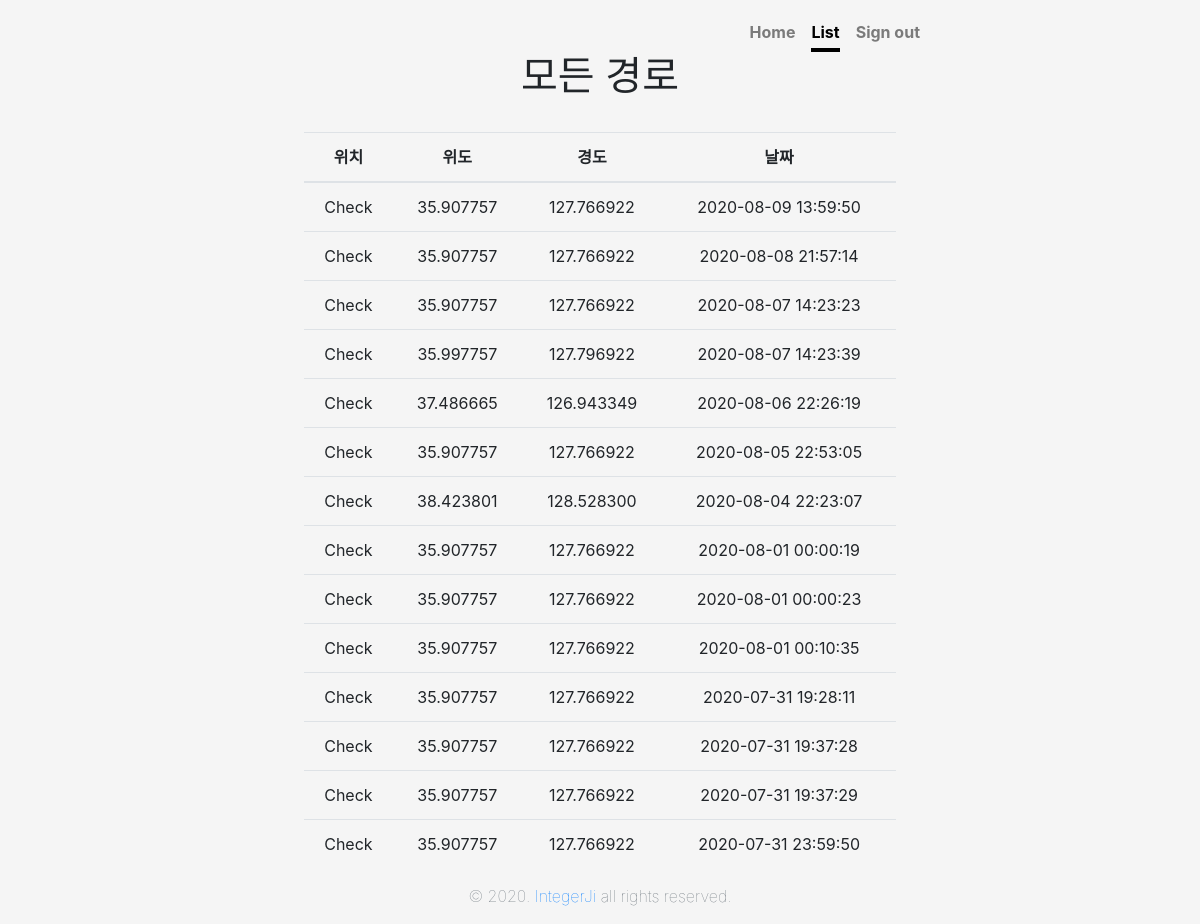
The app's page /app/list/ (signed in) with its own data.
### app/models.py (models this page shows)
class Report(models.Model):
    objects = models.Manager()
    input_user = models.ForeignKey(User, on_delete = models.CASCADE)
    input_report = models.CharField(max_length=200, null = True, default='비어있음')
    input_date = models.CharField(max_length=20, default=0, null=True, blank=True)
    input_time = models.CharField(max_length=20, default=0, null=True, blank=True)
    input_lat = models.DecimalField(max_digits=9, decimal_places=6, null = True)
    input_lon = models.DecimalField(max_digits=9, decimal_places=6, null = True)

### app/views.py (the view)
# urls.py: path('list/', views.list, name='list'),
def list(request):
    report = Report.objects.filter(input_user=request.user).order_by('-input_date')
    return render(request, 'list.html', {'report':report })

### app/templates/list.html (shortened to what this page needs)
{% extends 'mainBase.html' %}
{% load static %}
{% block maincontent %}
<body class="text-center">
  <div class="cover-container d-flex w-100 h-100 p-3 mx-auto flex-column">
    <header class="masthead mb-auto">
      <div class="inner">
        <nav class="nav nav-masthead justify-content-center">
          <a class="nav-link" href="{% url 'index' %}">Home</a>
          <a class="nav-link active" href="{% url 'list' %}">List</a>
          <a class="nav-link" href="{% url 'signout' %}">Sign out</a>
        </nav>
      </div>
    </header>
    <main role="main" class="inner cover">
      <h1 class="cover-heading">모든 경로</h1>
      <br>
      <table class="table">
        <thead>
          <tr>
            <th scope="col">위치</th>
            <th scope="col">위도</th>
            <th scope="col">경도</th>
            <th scope="col">날짜</th>
          </tr>
        </thead>
        <tbody>
          {% for report in report.all %}
          <tr>
            <td>{{ report.input_report }}</td>
            <td>{{ report.input_lat }}</td>
            <td>{{ report.input_lon }}</td>
            <td>{{ report.input_date }} {{ report.input_time }}</td>
          </tr>
          {% endfor %}
        </tbody>
      </table>
    </main>
    <footer class="mastfoot mt-auto">
      <div class="inner">
        <p class="text-muted font-weight-lighter">&copy; 2020. <a
            href="https://www.instagram.com/integer_ji/">IntegerJi</a> all rights reserved.</p>
      </div>
    </footer>
  </div>
</body>
{% endblock %}

### project/templates/mainBase.html (shortened to what this page needs)
{% extends 'base.html' %}
{% load static %}
{% block content %}
<link href="{% static 'css/cover.css' %}" rel="stylesheet">
</head>
{% block maincontent %}
{% endblock %}
{% endblock %}

### project/templates/base.html (shortened to what this page needs)
{% load static %}
<!doctype html>
<html lang="en">
<head>
    <link rel="stylesheet" href="https://stackpath.bootstrapcdn.com/bootstrap/4.5.2/css/bootstrap.min.css">
    <link href="{% static 'css/bootstrap.css' %}" rel="stylesheet">
{% block content %}
{% endblock %}

### app/static/css/cover.css (style rules this page uses)
html, body { height: 100%; background-color: #f5f5f5; }
body { display: -ms-flexbox; display: flex; }
.cover-container { max-width: 42em; }
.masthead { margin-bottom: 2rem; }
.nav-masthead .nav-link { padding: .25rem 0; font-weight: 700; color: rgba(0, 0, 0, .5); background-color: transparent; border-bottom: .25rem solid transparent; }
.nav-masthead .nav-link + .nav-link { margin-left: 1rem; }
.nav-masthead .active { color: #000; border-bottom-color: #000; }
@media (min-width: 48em) { .nav-masthead { float: right; } }
.cover { padding: 0 1.5rem; }

### records on screen
Report: input_report "Check", input_lat "35.907757", input_lon "127.766922", input_date "2020-08-09", input_time "13:59:50"
Report: input_report "Check", input_lat "35.907757", input_lon "127.766922", input_date "2020-08-08", input_time "21:57:14"
Report: input_report "Check", input_lat "35.907757", input_lon "127.766922", input_date "2020-08-07", input_time "14:23:23"
Report: input_report "Check", input_lat "35.997757", input_lon "127.796922", input_date "2020-08-07", input_time "14:23:39"
Report: input_report "Check", input_lat "37.486665", input_lon "126.943349", input_date "2020-08-06", input_time "22:26:19"
Report: input_report "Check", input_lat "35.907757", input_lon "127.766922", input_date "2020-08-05", input_time "22:53:05"
Report: input_report "Check", input_lat "38.423801", input_lon "128.528300", input_date "2020-08-04", input_time "22:23:07"
Report: input_report "Check", input_lat "35.907757", input_lon "127.766922", input_date "2020-08-01", input_time "00:00:19"
Report: input_report "Check", input_lat "35.907757", input_lon "127.766922", input_date "2020-08-01", input_time "00:00:23"
Report: input_report "Check", input_lat "35.907757", input_lon "127.766922", input_date "2020-08-01", input_time "00:10:35"
Report: input_report "Check", input_lat "35.907757", input_lon "127.766922", input_date "2020-07-31", input_time "19:28:11"
Report: input_report "Check", input_lat "35.907757", input_lon "127.766922", input_date "2020-07-31", input_time "19:37:28"
Report: input_report "Check", input_lat "35.907757", input_lon "127.766922", input_date "2020-07-31", input_time "19:37:29"
Report: input_report "Check", input_lat "35.907757", input_lon "127.766922", input_date "2020-07-31", input_time "23:59:50"
